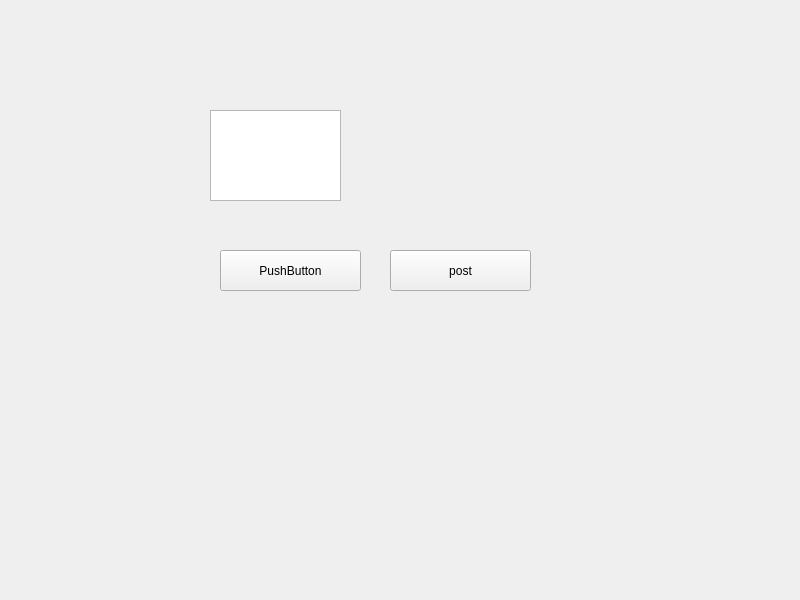
<?xml version="1.0" encoding="UTF-8"?>
<ui version="4.0">
 <class>webclient</class>
 <widget class="QWidget" name="webclient">
  <property name="geometry">
   <rect>
    <x>0</x>
    <y>0</y>
    <width>800</width>
    <height>600</height>
   </rect>
  </property>
  <property name="windowTitle">
   <string>webclient</string>
  </property>
  <widget class="QPushButton" name="requestButton">
   <property name="geometry">
    <rect>
     <x>220</x>
     <y>250</y>
     <width>141</width>
     <height>41</height>
    </rect>
   </property>
   <property name="text">
    <string>PushButton</string>
   </property>
  </widget>
  <widget class="QTextEdit" name="responseDisplay">
   <property name="geometry">
    <rect>
     <x>210</x>
     <y>110</y>
     <width>131</width>
     <height>91</height>
    </rect>
   </property>
  </widget>
  <widget class="QPushButton" name="PostButton">
   <property name="geometry">
    <rect>
     <x>390</x>
     <y>250</y>
     <width>141</width>
     <height>41</height>
    </rect>
   </property>
   <property name="text">
    <string>post</string>
   </property>
  </widget>
 </widget>
 <resources/>
 <connections/>
</ui>
